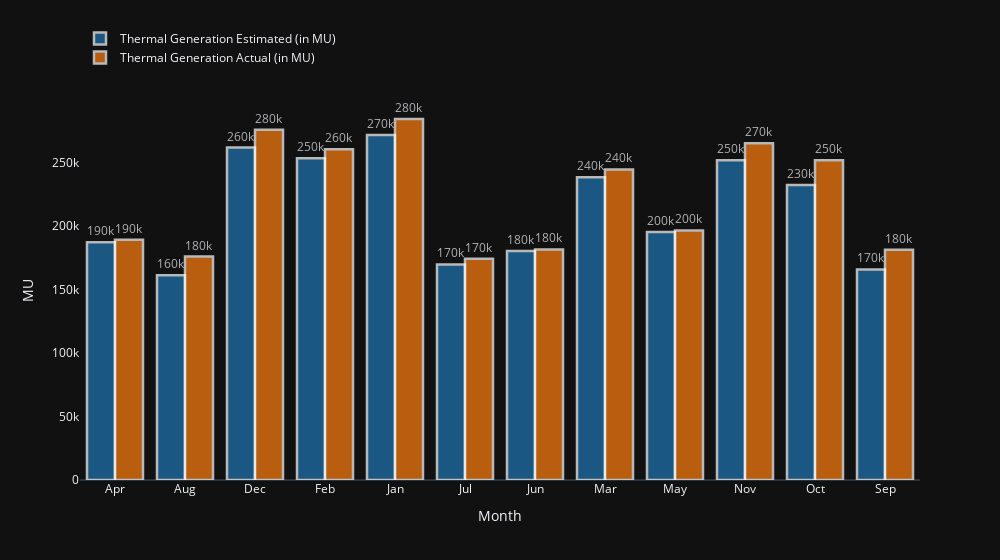
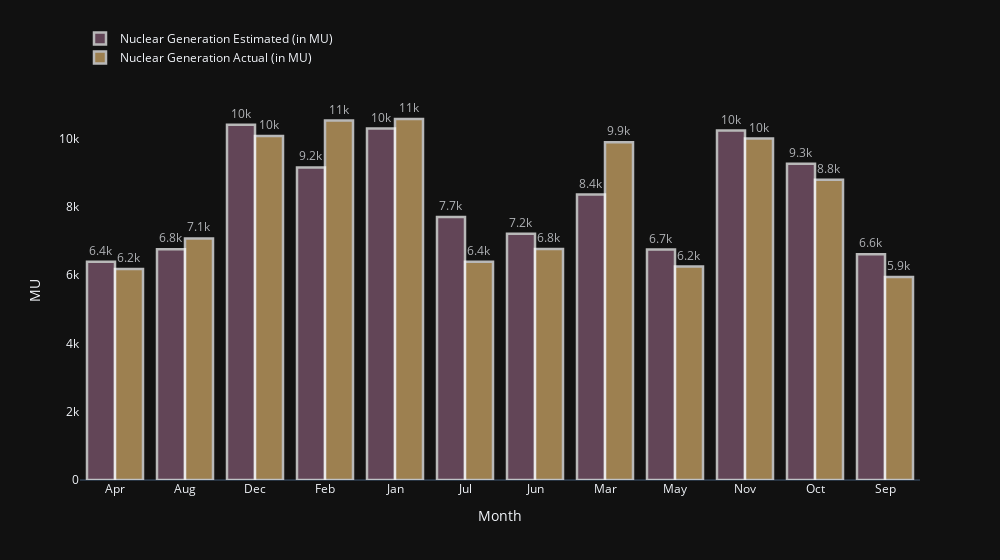
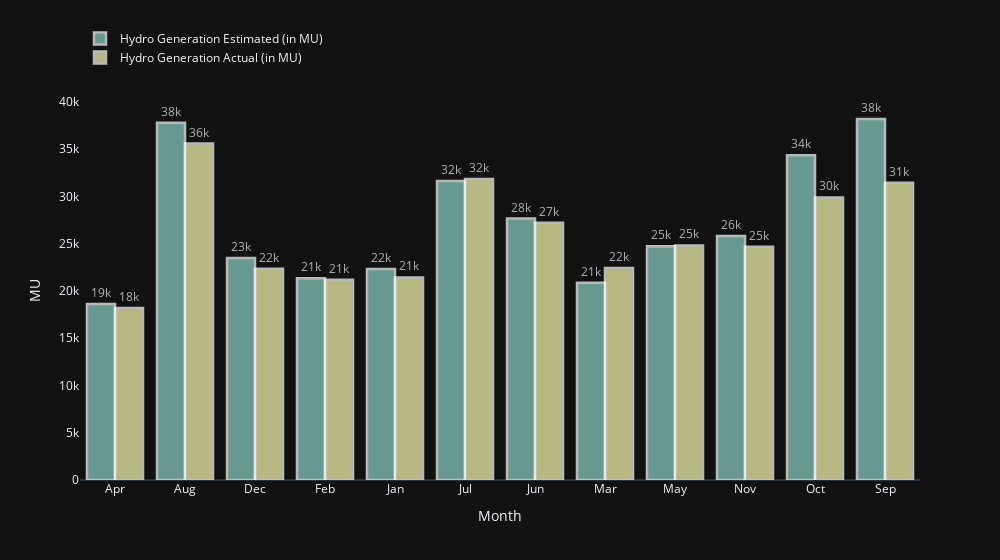

The notebook cell saved with these charts, in order:
### Code cell
dict_features = {
    "Thermal Generation Estimated (in MU)": "sum",
    "Thermal Generation Actual (in MU)": "sum",
   
}
monthly_distribution(df, groupby="Month", dict_features=dict_features, colors=px.colors.qualitative.D3)
dict_features = {
    "Nuclear Generation Estimated (in MU)": "sum",
    "Nuclear Generation Actual (in MU)": "sum",
}
monthly_distribution(df, groupby="Month", dict_features=dict_features, colors=px.colors.qualitative.Antique)
dict_features = {
     "Hydro Generation Estimated (in MU)": "sum",
    "Hydro Generation Actual (in MU)": "sum"
}
monthly_distribution(df, groupby="Month", dict_features=dict_features, colors=px.colors.qualitative.Set3)

### Figure 1 — Plotly figure (JSON) as saved in the notebook; plotly's stock layout.template omitted (floating-point values rounded to 4 significant figures)
{"data": [{"marker": {"color": "#1F77B4", "line": {"color": "rgb(255,255,255)", "width": 2.5}}, "name": "Thermal Generation Estimated (in MU)", "opacity": 0.7, "text": [187000.0, 161200.0, 261600.0, 253300.0, 271500.0, 169600.0, 180100.0, 238300.0, 195200.0, 251600.0, 232300.0, 165700.0], "textposition": "outside", "texttemplate": "%{text:.2s}", "type": "bar", "x": ["Apr", "Aug", "Dec", "Feb", "Jan", "Jul", "Jun", "Mar", "May", "Nov", "Oct", "Sep"], "y": [187000.0, 161200.0, 261600.0, 253300.0, 271500.0, 169600.0, 180100.0, 238300.0, 195200.0, 251600.0, 232300.0, 165700.0]}, {"marker": {"color": "#FF7F0E", "line": {"color": "rgb(255,255,255)", "width": 2.5}}, "name": "Thermal Generation Actual (in MU)", "opacity": 0.7, "text": [189100.0, 175900.0, 275700.0, 260300.0, 284100.0, 174100.0, 181500.0, 244400.0, 196500.0, 265000.0, 251700.0, 181200.0], "textposition": "outside", "texttemplate": "%{text:.2s}", "type": "bar", "x": ["Apr", "Aug", "Dec", "Feb", "Jan", "Jul", "Jun", "Mar", "May", "Nov", "Oct", "Sep"], "y": [189100.0, 175900.0, 275700.0, 260300.0, 284100.0, 174100.0, 181500.0, 244400.0, 196500.0, 265000.0, 251700.0, 181200.0]}], "layout": {"legend": {"x": 0, "y": 1.2}, "width": 1000, "xaxis": {"showgrid": false, "title": {"text": "Month"}}, "yaxis": {"showgrid": false, "title": {"text": "MU"}}}}

### Figure 2 — Plotly figure (JSON) as saved in the notebook; plotly's stock layout.template omitted (floating-point values rounded to 4 significant figures)
{"data": [{"marker": {"color": "rgb(133, 92, 117)", "line": {"color": "rgb(255,255,255)", "width": 2.5}}, "name": "Nuclear Generation Estimated (in MU)", "opacity": 0.7, "text": [6394.0, 6757.0, 10400.0, 9153.0, 10290.0, 7700.0, 7213.0, 8361.0, 6748.0, 10230.0, 9259.0, 6614.0], "textposition": "outside", "texttemplate": "%{text:.2s}", "type": "bar", "x": ["Apr", "Aug", "Dec", "Feb", "Jan", "Jul", "Jun", "Mar", "May", "Nov", "Oct", "Sep"], "y": [6394.0, 6757.0, 10400.0, 9153.0, 10290.0, 7700.0, 7213.0, 8361.0, 6748.0, 10230.0, 9259.0, 6614.0]}, {"marker": {"color": "rgb(217, 175, 107)", "line": {"color": "rgb(255,255,255)", "width": 2.5}}, "name": "Nuclear Generation Actual (in MU)", "opacity": 0.7, "text": [6181.0, 7075.0, 10070.0, 10530.0, 10570.0, 6390.0, 6768.0, 9889.0, 6249.0, 9999.0, 8792.0, 5946], "textposition": "outside", "texttemplate": "%{text:.2s}", "type": "bar", "x": ["Apr", "Aug", "Dec", "Feb", "Jan", "Jul", "Jun", "Mar", "May", "Nov", "Oct", "Sep"], "y": [6181.0, 7075.0, 10070.0, 10530.0, 10570.0, 6390.0, 6768.0, 9889.0, 6249.0, 9999.0, 8792.0, 5946]}], "layout": {"legend": {"x": 0, "y": 1.2}, "width": 1000, "xaxis": {"showgrid": false, "title": {"text": "Month"}}, "yaxis": {"showgrid": false, "title": {"text": "MU"}}}}

### Figure 3 — Plotly figure (JSON) as saved in the notebook; plotly's stock layout.template omitted (floating-point values rounded to 4 significant figures)
{"data": [{"marker": {"color": "rgb(141,211,199)", "line": {"color": "rgb(255,255,255)", "width": 2.5}}, "name": "Hydro Generation Estimated (in MU)", "opacity": 0.7, "text": [18610.0, 37780.0, 23460.0, 21340.0, 22320.0, 31620.0, 27650.0, 20860.0, 24720.0, 25800.0, 34330.0, 38170.0], "textposition": "outside", "texttemplate": "%{text:.2s}", "type": "bar", "x": ["Apr", "Aug", "Dec", "Feb", "Jan", "Jul", "Jun", "Mar", "May", "Nov", "Oct", "Sep"], "y": [18610.0, 37780.0, 23460.0, 21340.0, 22320.0, 31620.0, 27650.0, 20860.0, 24720.0, 25800.0, 34330.0, 38170.0]}, {"marker": {"color": "rgb(255,255,179)", "line": {"color": "rgb(255,255,255)", "width": 2.5}}, "name": "Hydro Generation Actual (in MU)", "opacity": 0.7, "text": [18190.0, 35580.0, 22340.0, 21170.0, 21420.0, 31840.0, 27210.0, 22420.0, 24800.0, 24660.0, 29890.0, 31430.0], "textposition": "outside", "texttemplate": "%{text:.2s}", "type": "bar", "x": ["Apr", "Aug", "Dec", "Feb", "Jan", "Jul", "Jun", "Mar", "May", "Nov", "Oct", "Sep"], "y": [18190.0, 35580.0, 22340.0, 21170.0, 21420.0, 31840.0, 27210.0, 22420.0, 24800.0, 24660.0, 29890.0, 31430.0]}], "layout": {"legend": {"x": 0, "y": 1.2}, "width": 1000, "xaxis": {"showgrid": false, "title": {"text": "Month"}}, "yaxis": {"showgrid": false, "title": {"text": "MU"}}}}
